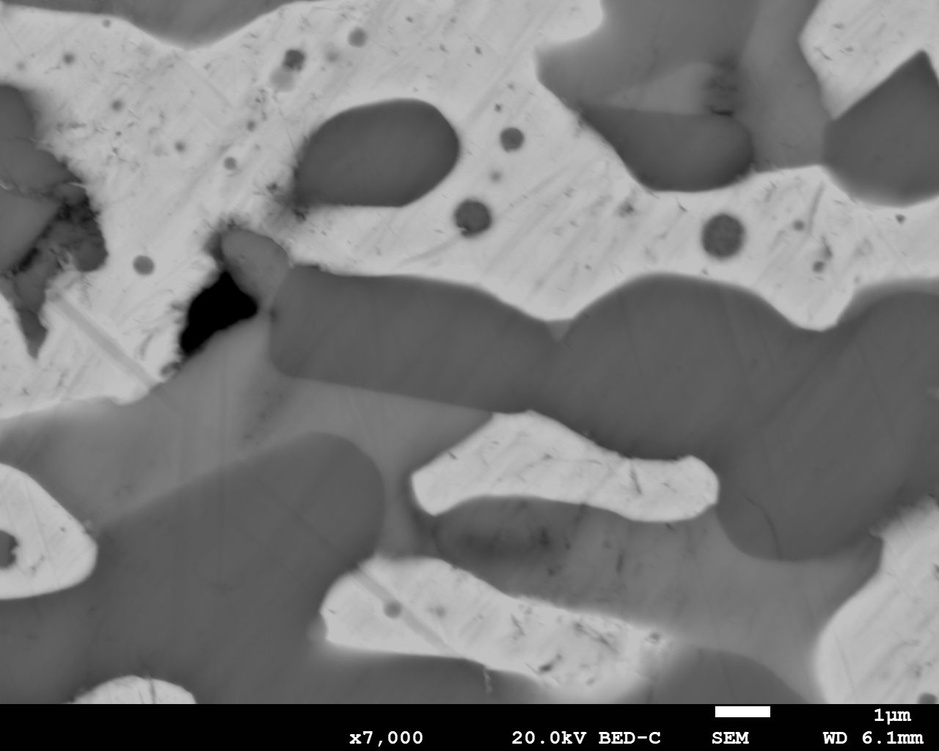
#> input picture test_images/3.jpg, 939 x 751 px, shrunk from 1280 x 1024 before the run, found by its file name
$ jupyter execute segementation_otsu.ipynb
#> lines starting #> are read from the running program, lines starting #| are printed output that depends on the picture; after the words box and inside, x2 and y2 are one past the last pixel; in counts of white or black regions, pixels touching at a corner belong together
[cell 1]
import numpy as np
import cv2 as cv
from matplotlib import pyplot as plt

[cell 2]
img = cv.imread('/Users/maniksinghsarmaal/Downloads/3.jpg')
#> img is the input picture: shape (751, 939, 3); min 0, max 255, mean 121.5
gray = cv.cvtColor(img,cv.COLOR_BGR2GRAY)
ret, thresh = cv.threshold(gray,0,255,cv.THRESH_BINARY_INV+cv.THRESH_OTSU)
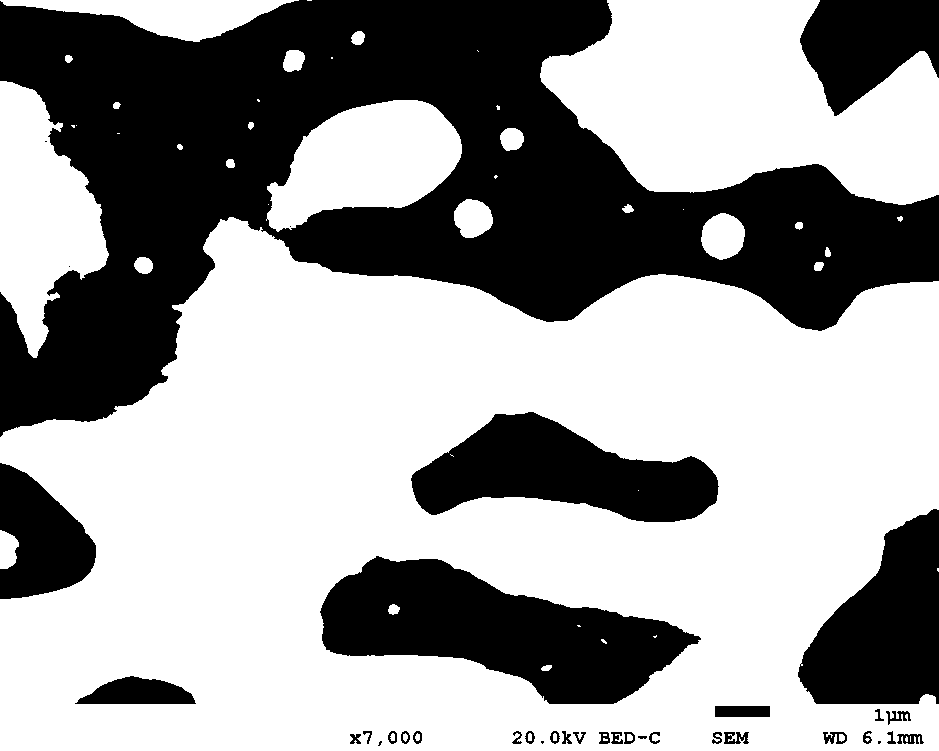
#> thresh: shape (751, 939); 61.4% white; 37 black regions (6 under 20 px), largest, box (x1, y1, x2, y2) and area: (0, 0, 939, 437) 180336, (320, 556, 701, 704) 30205, (411, 412, 719, 522) 19556
#> ret = 132
plt.imshow(img)
plt.imshow(thresh)
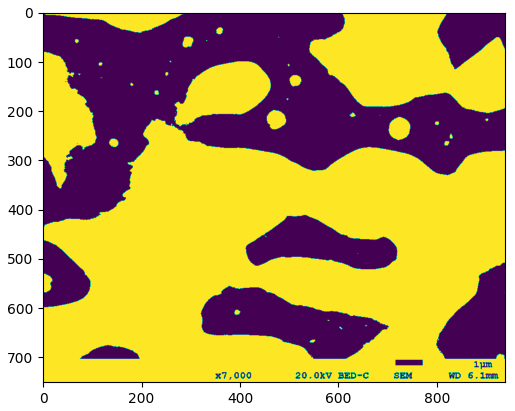
#> figure drawn by matplotlib, 1 panel

$ run again, with test_images/2.jpg copied over test_images/3.jpg
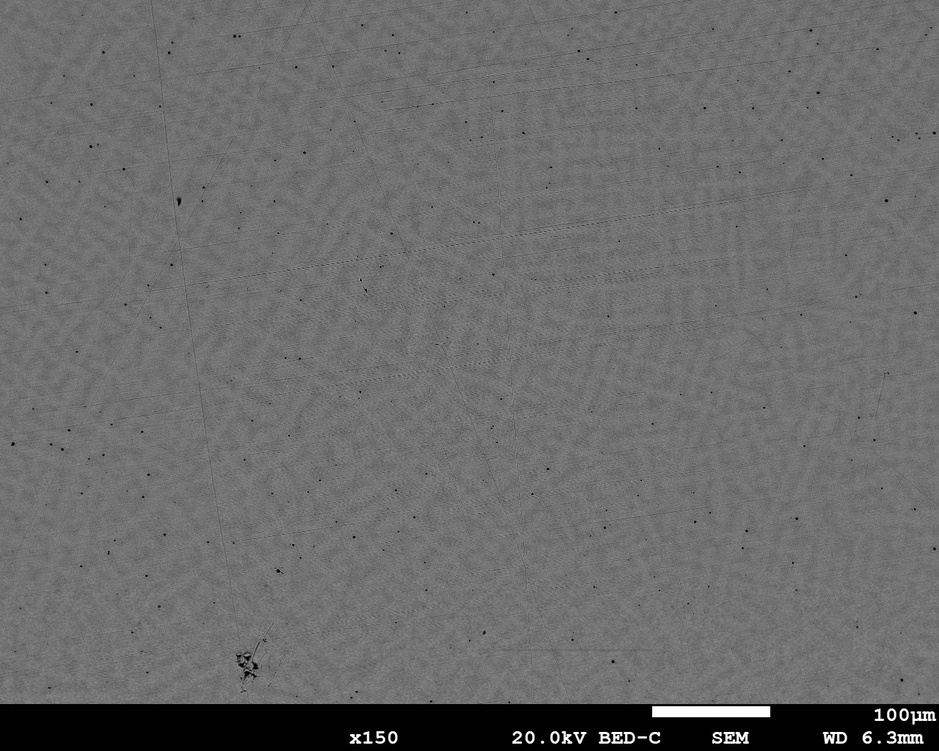
#> input picture test_images/2.jpg, 939 x 751 px, shrunk from 1280 x 1024 before the run, found by its file name
#> img is the input picture: shape (751, 939, 3); min 0, max 255, mean 107
#> `ret, thresh = cv.threshold(gray,0,255,cv.THRESH_BINARY_INV+cv.THRESH_O..`:
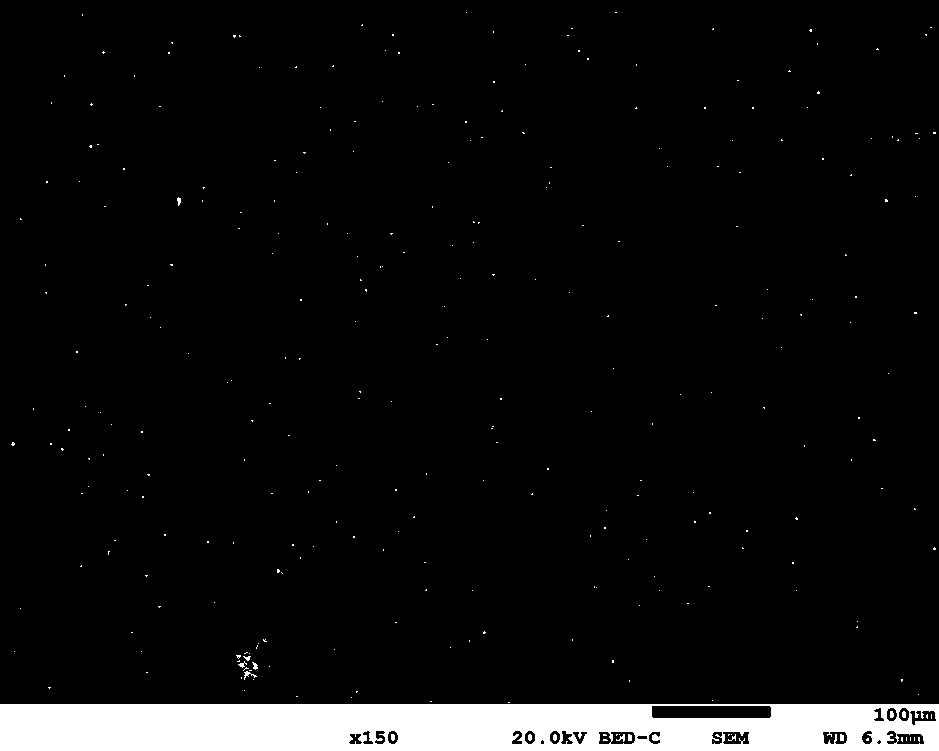
#> thresh: shape (751, 939); 5.8% white; 301 white regions (286 under 20 px), largest, box (x1, y1, x2, y2) and area: (0, 704, 939, 751) 39906, (244, 671, 257, 680) 39, (616, 734, 625, 742) 30
#> ret = 57
#> `[cell 2] img = cv.imread('/Users/maniksinghsarmaal/Downloads/3.jpg') g..`:
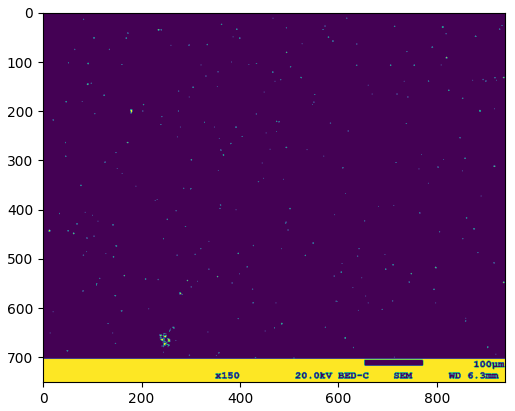
#> figure drawn by matplotlib, 1 panel

$ run again, with test_images/5.jpg copied over test_images/3.jpg
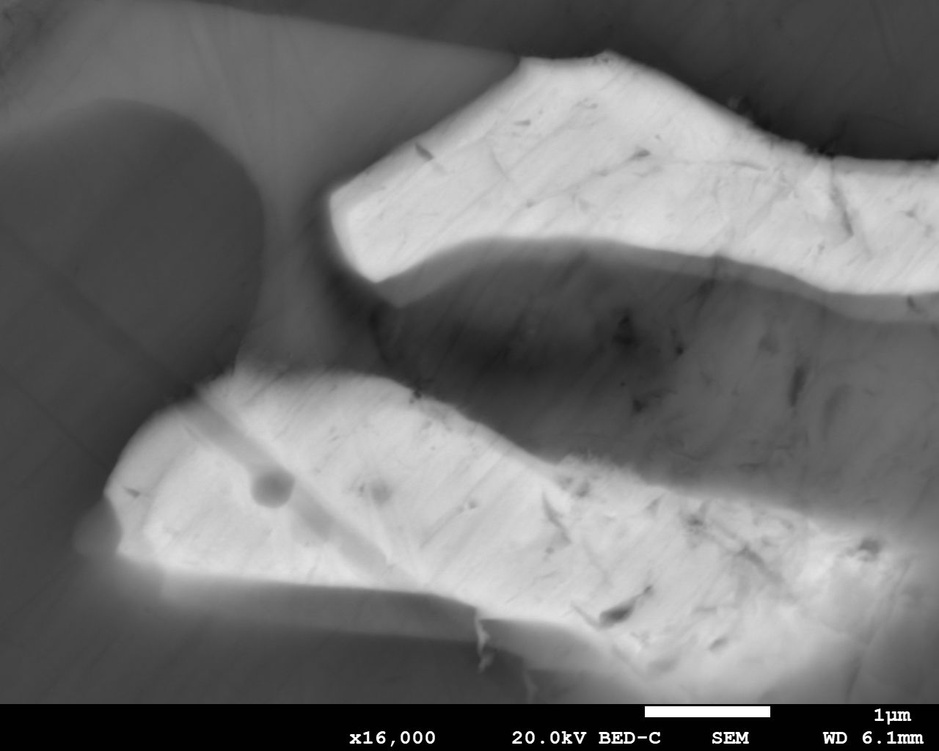
#> input picture test_images/5.jpg, 939 x 751 px, shrunk from 1280 x 1024 before the run, found by its file name
#> img is the input picture: shape (751, 939, 3); min 0, max 255, mean 111.8
#> `ret, thresh = cv.threshold(gray,0,255,cv.THRESH_BINARY_INV+cv.THRESH_O..`:
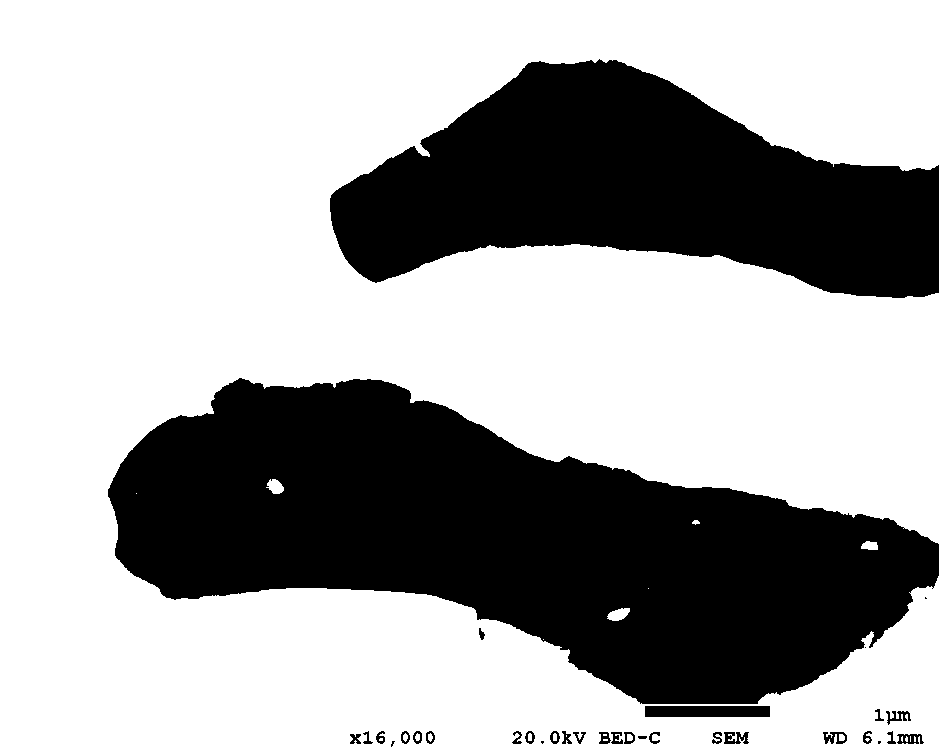
#> thresh: shape (751, 939); 65.8% white; 33 black regions (5 under 20 px), largest, box (x1, y1, x2, y2) and area: (108, 378, 939, 704) 150965, (330, 59, 939, 298) 86981, (645, 706, 770, 717) 1375
#> ret = 130
#> `[cell 2] img = cv.imread('/Users/maniksinghsarmaal/Downloads/3.jpg') g..`:
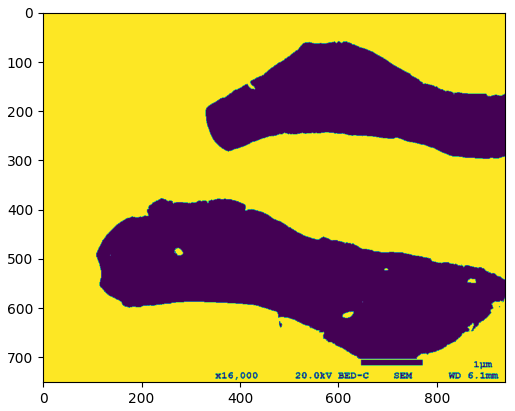
#> figure drawn by matplotlib, 1 panel
